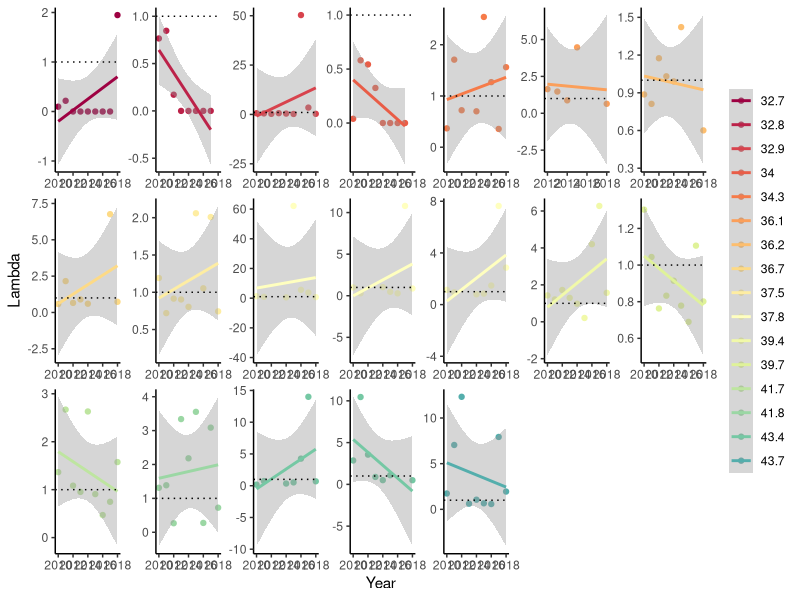

R code for this plot:
#### PROJECT: Genomic offsets and demographic trajectories of Mimulus cardinalis populations during extreme drought
#### PURPOSE OF THIS SCRIPT: Calculate slopes of lambda versus year as a metric of the rate of demographic decline during drought
#### AUTHOR: Amy Angert
#### DATE LAST MODIFIED: 20230621


#*******************************************************************************
#### 0. Clean workspace and load required packages
#*******************************************************************************

# Remove objects and clear workspace
rm(list = ls(all=TRUE))

# Make vector of packages needed
packages_needed <- c("tidyverse", "RColorBrewer")

# Install packages needed (if not already installed)
for (i in 1:length(packages_needed)){
  if(!(packages_needed[i] %in% installed.packages())){install.packages(packages_needed[i])}
}

# Load packages needed
for (i in 1:length(packages_needed)){
  library(packages_needed[i], character.only = TRUE)
}


#*******************************************************************************
### 1. Read in lambda estimates for each site and year
#*******************************************************************************
dat <- read.csv("data/demography data/siteYear.lambda_2010-2019.csv")

# Note: Mill Creek only has three annual transition estimates during drought (because of 100% plot wash-out in 2010 and flooding that prevented site access in 2013), so Mill Creek should be removed from calculations of demographic declines  
dat <- dat %>% filter(Site!="Mill Creek")

#*******************************************************************************
### 2. Visualize estimates over time for each site
#*******************************************************************************

# N-S color gradient
lat_cols=colorRampPalette(brewer.pal(11,"Spectral"))
n.sites <- length(unique(dat$Site))
color.list <- lat_cols(n.sites)

ggplot(dat, aes(x=Year, y=lambda, color=as.factor(round(Latitude, 1)))) +
  geom_point() +
  geom_smooth(method="lm") +
  scale_color_manual(values=color.list) +
  ylab("Lambda") +
  #ylim(0,2) +
  geom_hline(yintercept=1, linetype="dotted") +
  facet_wrap(~Latitude, scale="free", nrow=3) +
  theme_classic() +
  theme(strip.background = element_blank(), strip.text.x = element_blank(),
        legend.title = element_blank())
# Note: some sites' slopes (e.g., Buck Meadows) are getting pulled up by 2015-16, which had very high recruitment and we assume indicated relatively early recovery. This is part of the rationale for calculating rates of decline as slope until 2014-15.

#*******************************************************************************
### 3A. Calculate slopes of lambda over time DURING DROUGHT-INDUCED DECLINE for each site
#*******************************************************************************

# with cleaned lambdas, 2010-11 through 2014-15
site.vec <- unique(dat$Site)
slopes.lam.decline <- c()
site.lam <- c()

for (i in 1:length(site.vec)) {
  dat.site <- dat %>% filter(Site==site.vec[i],
                             Year<2015) 
  mod <- lm(lambda ~ Year, dat.site)
  slopes.lam.decline[i] <- coefficients(mod)[2]
  site.lam[i] <- site.vec[i]
}

slopes.lambda.decline <- bind_cols(site.lam, slopes.lam.decline) %>% 
  dplyr::select(Site=...1, Lambda.Slope.1011.1415=...2) 


#*******************************************************************************
### 3B. Calculate slopes of lambda over time DURING POST-DROUGHT RECOVERY for each site
#*******************************************************************************

# with cleaned lambdas, 2015-16 through 2018-19
site.vec <- unique(dat$Site)
slopes.lam.recovery <- c()
site.lam <- c()

for (i in 1:length(site.vec)) {
  dat.site <- dat %>% filter(Site==site.vec[i],
                             Year>2014) 
  mod <- lm(lambda ~ Year, dat.site)
  slopes.lam.recovery[i] <- coefficients(mod)[2]
  site.lam[i] <- site.vec[i]
}

slopes.lambda.recovery <- bind_cols(site.lam, slopes.lam.recovery) %>% 
  dplyr::select(Site=...1, Lambda.Slope.1516.1819=...2) 
# some of these are negative because of an extremely high early value

# Add Latitude and other covariates back in
covar <- dat %>% 
  dplyr::select(Site, Latitude, Longitude, Elevation, Region, RegionRank) %>% 
  unique()

slopes.lambda <- left_join(slopes.lambda.decline, slopes.lambda.recovery) %>% left_join(covar, by="Site") 


#*******************************************************************************
### 4A. Calculate mean lambda DURING CORE DROUGHT for each site
#*******************************************************************************

dat.mean.drought <- dat %>% 
  group_by(Latitude, Site) %>% 
  filter(Year==2012|Year==2013|Year==2014) %>% 
  na.omit() %>% 
  summarize(mean.lambda.drought = exp(mean(log(lambda)))) #GEOMETRIC mean

#*******************************************************************************
### 4B. Calculate mean lambda DURING POST-DROUGHT for each site
#*******************************************************************************

dat.mean.recovery <- dat %>% 
  group_by(Latitude, Site) %>% 
  filter(Year==2015|Year==2016|Year==2017|Year==2018|Year==2019) %>% 
  # NOTE: should we restrict this to a core 3 years, as above?
  na.omit() %>% 
  summarize(mean.lambda.recovery = exp(mean(log(lambda)))) #GEOMETRIC mean

# Join to slopes
demog.response <- left_join(slopes.lambda, dat.mean.drought) %>%
  left_join(dat.mean.recovery) %>% 
  dplyr::select(Site, Latitude, Longitude, Elevation, Region, lambda.slope.decline=Lambda.Slope.1011.1415, lambda.slope.recovery=Lambda.Slope.1516.1819, lambda.mean.drought=mean.lambda.drought, lambda.mean.recovery=mean.lambda.recovery)

# Save to .csv file 
write.csv(demog.response,"data/demography data/siteYear.lambda_responses_2010-2019.csv",row.names=FALSE)
